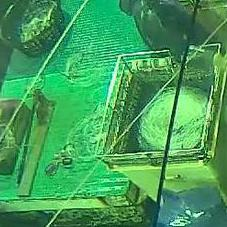
#> input picture SHARKimg_0003332.jpg, 227 x 227 px, given as the content of the folder /home/greg/Desktop/fish/safetest/sharks, which was not available
$ python slicer.py
#> lines starting #> are read from the running program, lines starting #| are printed output that depends on the picture; pictures that were not available may be replaced by others from this repository, and a replacement may not be noted
import Image
import os

rootdir = '/home/greg/Desktop/fish/safetest/sharks'


new_size = (227, 227)
count = 0
last_slash = 0
for character in rootdir:
	if character == '/':
		last_slash = count
	count +=1
newpath = rootdir[:last_slash]+'/chopped'
if not os.path.exists(newpath): os.makedirs(newpath)

for subdir, dirs, files in os.walk(rootdir):
	for file in files:
		if not file.startswith('.'):
			old_image = Image.open(os.path.join(subdir, file), 'r')
#> old_image is the input picture: PIL image 227x227 RGB; mean R, G, B 68.4, 158, 90.6
			width, height = old_image.size
#> width = 227; height = 227
			for i in range(13):
				for j in range(7):
					image = old_image.crop((int(i*227/2), int(j*227/2), int(i*227/2)+227, int(j*227/2)+227))
					find_dot = 0
					last_slash = 0
					count = 0
					mypath = str(os.path.join(subdir, file))
					for character in mypath:
						if character == '/':
							next_to_last_slash = last_slash
							last_slash = count
						if character == '.':
							find_dot = count
						count +=1
					image.save(mypath[:next_to_last_slash]+'/chopped'+mypath[last_slash:find_dot]+str(i)+str(j)+mypath[find_dot:])
#> this loop made 13 passes
#> pass 1, `image.save(mypath[:next_to_last_slash]+'/chopped'+mypath[last_slash:fi..`:
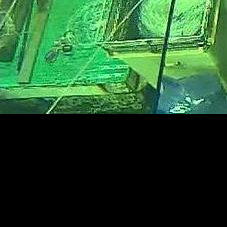
#> saved as SHARKimg_000333201.jpg: PIL image 227x227 RGB; mean R, G, B 37.7, 81, 44.5
#> pass 2, `image.save(mypath[:next_to_last_slash]+'/chopped'+mypath[last_slash:fi..`:
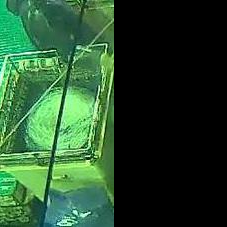
#> saved as SHARKimg_000333210.jpg: PIL image 227x227 RGB; mean R, G, B 39.1, 75.1, 44.3
#> pass 2, `image.save(mypath[:next_to_last_slash]+'/chopped'+mypath[last_slash:fi..`:
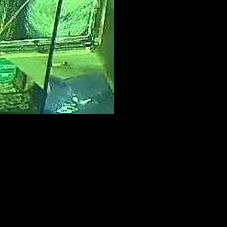
#> saved as SHARKimg_000333211.jpg: PIL image 227x227 RGB; mean R, G, B 21.4, 39.5, 22.7
